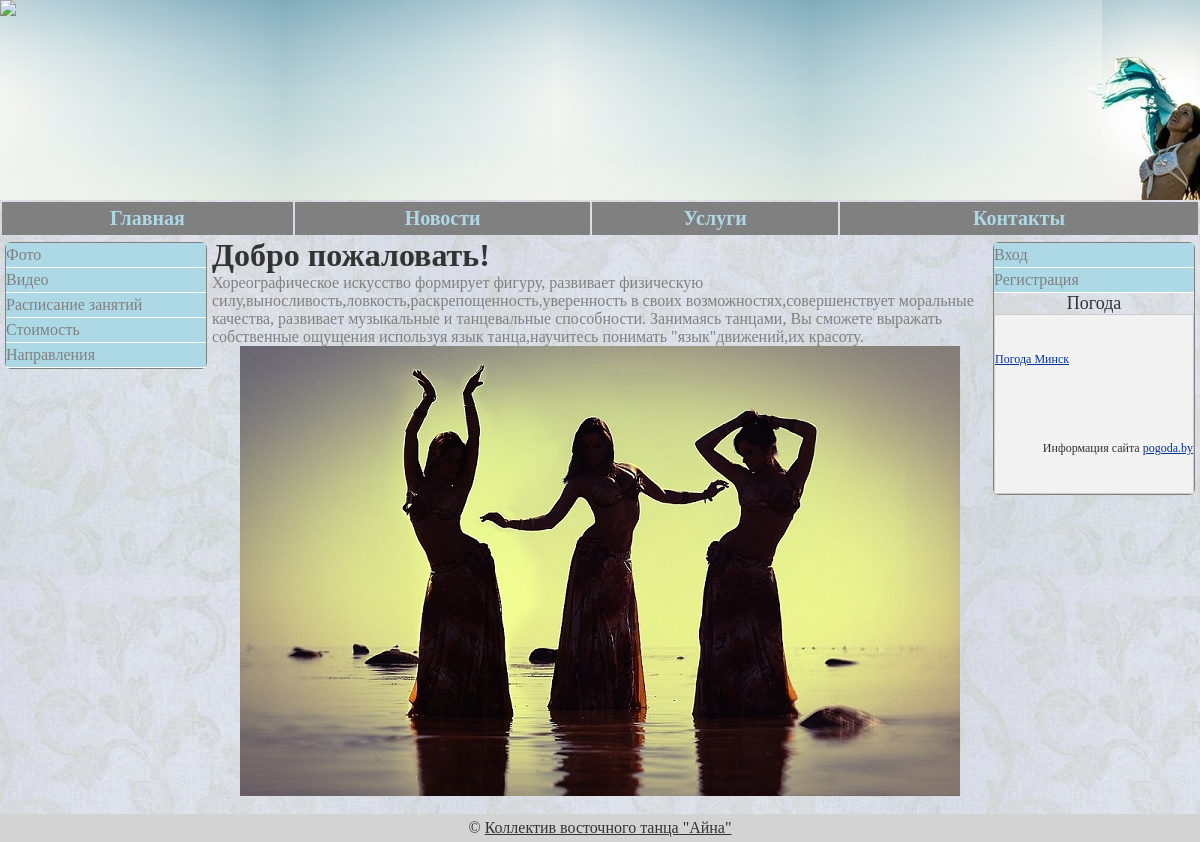
The app's page /index.php?url=main with its own data.
### tables this page shows
CREATE TABLE IF NOT EXISTS `maintext` (
  `id` int(11) NOT NULL AUTO_INCREMENT,
  `name` tinytext NOT NULL,
  `body` text NOT NULL,
  `url` tinytext NOT NULL,
  `menu` tinytext NOT NULL,
  PRIMARY KEY (`id`)
);

### config/config.php (called while the page is built, shortened)
<?php
$tbl_maintext='maintext';

### index.php (the view, shortened to what this page needs)
<?php
require_once('templates/top.php');
if($_GET['url']){
$file = $_GET['url'];
}
else{
$file = 'glavn';}
$query="SELECT * FROM $tbl_maintext WHERE url = '$file'";
$adr=mysql_query($query);
$news=mysql_fetch_array($adr);
?>
<h1><?php echo $news['name'];?></h1>
<div class='maintext'><?php echo $news['body'] ?></div>
<div align=center><img src="media/img/image.jpg"/></div>
<?php
require_once('templates/bottom.php');
?>

### templates/top.php (shortened to what this page needs)
<?php require_once('config/config.php');
require_once('config/class.config.php');?>
<html>
  <head>
	   <link type= 'text/css' href = 'media/style.css' rel = 'stylesheet'/>
  </head>
              <body background=logo.png>
			  <div id = "header">
			<a href="http://x-lines.ru/" target="_blank">
			<img src="http://x-lines.ru/letters/i/cyrillicfancy/0574/000033/50/0/4nwpbqsoz5emzwfordemfwf64gy7dysoz5eaxwf74n9pbc6ozaopdysosdem5wcg4nanyeso1demuwf74nanr.png" border="0" /></a>
			  </div>
			  <table width=100% class='menu'>
			     <tr>
				    <td>
					<a href = 'index.php?url=main'>Главная</a>
					</td>
					<td>
					<a href ='#'>Новости</a>
					</td>
					<td>
					<a href = 'index.php?url=servis'>Услуги</a>
					</td>
					<td>
					<a href = 'index.php?url=contact'>Контакты</a>
					</td>
				 </tr>
				 </table>
		                 <div class=  'block left'>
						  <div class= 'leftmenu'>
						   <a href= '#'> Фото </a>
						   <a href= '#'> Видео </a>
						   <a href=  'index.php?url=list'> Расписание занятий </a>
						   <a href=  'index.php?url=prais'> Стоимость </a>
						   <a href=  'index.php?url=dance'> Направления </a>
						   </div>
                         </div>
						<div class=  'block right'>
						 <div class= 'rightmenu'>
						 <a href= 'login.php'> Вход </a>
						 <a href= 'rey.php'> Регистрация </a>
						 </div>
						 <div class= 'title'> Погода </div>
<table width="200" height="180" style="background-color:#f2f2f2; border: #cccccc 1px solid; font-family:Tahoma; font-size:12px; color:#000000;" cellpadding="2" cellspacing="0">
<tr><td><a href="http://6.pogoda.by/26850" style="font-family:Tahoma; font-size:12px; color:#003399;" title="Погода Минск на 6 дней - Гидрометцентр РБ" target="_blank">Погода Минск</a>
</td></tr>
<tr><td align="right">Информация сайта <a href="http://www.pogoda.by" target="_blank" style="font-family:Tahoma; font-size:12px; color:#003399;">pogoda.by</a>
</td></tr>
</table>
               </div>

### templates/bottom.php
<br style='clear:both'/>
                 <div class='footer'>
			  &copy;
			   <a href="mail to:Huba@tut.by">Коллектив восточного танца "Айна"</a>
			 </div>
		  </body>
</html>

### media/style.css (style rules this page uses)
* { padding: 0; margin: 0; font-family: areal; color: #333; }
#header { height:200px; background:url(img/fon.jpg); }
.menu a { display:block; background:grey; color:lightblue; text-decoration:none; text-align:center; padding-top:5px; padding-bottom:5px; border-left:solid 1 px white; font-weight:bold; font-size:20px; }
.block { width:200px; border:solid 1px grey; margin: 5px; box-shadow:1px 1px 10 px black; border-radius:6px; }
.left { float:left; }
.right { float:right; }
.leftmenu a { display:block; background: lightblue; color:grey; padding-top:3px; padding-bottom:3px; text-decoration:none; border-bottom:solid 1px white; }
.rightmenu a { display:block; background: lightblue; color:grey; padding-top:3px; padding-bottom:3px; text-decoration:none; border-bottom:solid 1px white; }
.title { text-align:center; font-size:18px; }
.maintext { color:grey; }
.footer { padding-top:5px; padding-bottom:5px; text-align:center; background:lightgrey; }

### records on screen
maintext: name "Добро пожаловать!", body "Хореографическое искусство формирует фигуру, развивает физическую силу,выносливость,ловкость,раскрепощенность,уверенность в своих возможностях,совершенствует моральные качества, развивает музыкальные и танцевальные способности. Занимаясь танцами, Вы сможете выражать собственные ощущения используя язык танца,научитесь понимать \"язык\"движений,их красоту."
